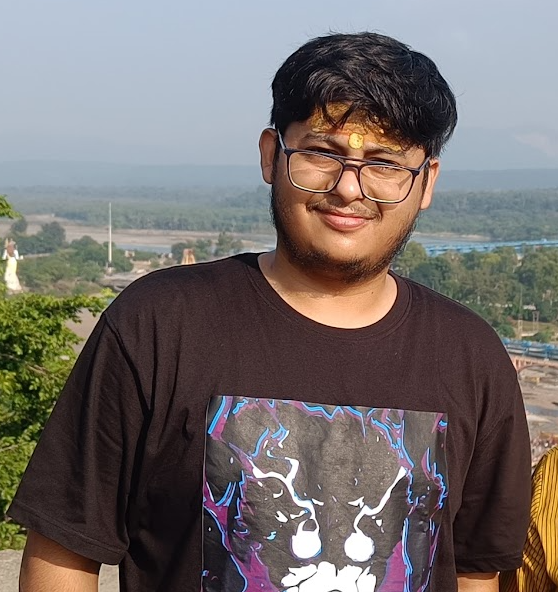
#> input picture backend/uploads/d22e72b0-fbf2-40b7-881a-324cadbf9d03/560d6762-6153-48f7-8f03-670729961668.png, 558 x 592 px, given in place of ., which was not available
$ python -i image_analyzer.py   (imports and definitions only)   (older library calls are emulated)
#> lines starting #> are read from the running program, lines starting #| are printed output that depends on the picture; pictures that were not available may be replaced by others from this repository, and a replacement may not be noted
import os
import cv2
import numpy as np
from PIL import Image
import requests
from typing import List, Dict, Tuple, Optional
import json
from datetime import datetime
import hashlib
import tempfile
from urllib.parse import urlparse

class ImageAnalyzer:
    def __init__(self):
        """Initialize the image analyzer"""
        # Image quality assessment parameters
        self.quality_weights = {
            'resolution': 0.3,
            'sharpness': 0.25,
            'brightness': 0.2,
            'contrast': 0.15,
            'noise': 0.1
        }

    def download_image_from_url(self, url: str) -> str:
        """Download image from URL and save to temporary file"""
        try:
            response = requests.get(url, timeout=30)
            response.raise_for_status()

            # Create temporary file
            temp_file = tempfile.NamedTemporaryFile(delete=False, suffix='.jpg')
            temp_file.write(response.content)
            temp_file.close()

            return temp_file.name
        except Exception as e:
            print(f"Error downloading image from {url}: {e}")
            raise

    def assess_image_quality(self, image_path: str) -> Dict[str, float]:
        """Assess image quality using multiple metrics"""
        try:
            # Load image
            image = cv2.imread(image_path)
            if image is None:
                return {'overall_score': 0.0}

            # Convert to grayscale for some calculations
            gray = cv2.cvtColor(image, cv2.COLOR_BGR2GRAY)

            # 1. Resolution score (normalized by typical photo resolution)
            height, width = image.shape[:2]
            resolution_score = min(1.0, (height * width) / (1920 * 1080))

            # 2. Sharpness score (using Laplacian variance)
            sharpness = cv2.Laplacian(gray, cv2.CV_64F).var()
            sharpness_score = min(1.0, sharpness / 500)  # Normalize

            # 3. Brightness score
            mean_brightness = np.mean(gray)
            brightness_score = 1.0 - abs(mean_brightness - 127) / 127

            # 4. Contrast score
            contrast = np.std(gray)
            contrast_score = min(1.0, contrast / 50)

            # 5. Noise assessment (using variance of differences)
            kernel = np.array([[-1, -1, -1], [-1, 8, -1], [-1, -1, -1]])
            noise = cv2.filter2D(gray, -1, kernel)
            noise_score = max(0.0, 1.0 - np.var(noise) / 1000)

            # Calculate weighted overall score
            overall_score = (
                self.quality_weights['resolution'] * resolution_score +
                self.quality_weights['sharpness'] * sharpness_score +
                self.quality_weights['brightness'] * brightness_score +
                self.quality_weights['contrast'] * contrast_score +
                self.quality_weights['noise'] * noise_score
            )

            return {
                'overall_score': overall_score,
                'resolution_score': resolution_score,
                'sharpness_score': sharpness_score,
                'brightness_score': brightness_score,
                'contrast_score': contrast_score,
                'noise_score': noise_score,
                'width': width,
                'height': height
            }

        except Exception as e:
            print(f"Error assessing quality for {image_path}: {e}")
            return {'overall_score': 0.0}

    def calculate_pixel_similarity(self, image_path1: str, image_path2: str, resize_to: tuple = (64, 64)) -> float:
        """Calculate pixel-by-pixel similarity between two images"""
        try:
            # Load images
            img1 = cv2.imread(image_path1)
            img2 = cv2.imread(image_path2)

            if img1 is None or img2 is None:
                return 0.0

            # Resize images to same size for comparison
            img1_resized = cv2.resize(img1, resize_to)
            img2_resized = cv2.resize(img2, resize_to)

            # Convert to grayscale for better comparison
            gray1 = cv2.cvtColor(img1_resized, cv2.COLOR_BGR2GRAY)
            gray2 = cv2.cvtColor(img2_resized, cv2.COLOR_BGR2GRAY)

            # Calculate Mean Squared Error (MSE)
            mse = np.mean((gray1.astype(float) - gray2.astype(float)) ** 2)

            # Convert MSE to similarity score (0-1)
            # Lower MSE = higher similarity
            max_mse = 255 ** 2  # Maximum possible MSE
            similarity = 1.0 - (mse / max_mse)

            return max(0.0, similarity)

        except Exception as e:
            print(f"Error calculating pixel similarity: {e}")
            return 0.0

    def group_similar_images_local(self, image_paths: List[str], similarity_threshold: float = 0.96) -> List[List[int]]:
        """Group similar images using pixel-by-pixel comparison"""
        try:
            print("Grouping images using pixel-by-pixel comparison...")

            if len(image_paths) < 2:
                return []

            # Initialize groups
            groups = []
            processed = set()

            # Compare each image with every other image
            for i in range(len(image_paths)):
                if i in processed:
                    continue

                # Start a new group with current image
                current_group = [i]
                processed.add(i)

                # Compare with all remaining images
                for j in range(i + 1, len(image_paths)):
                    if j in processed:
                        continue

                    try:
                        # Calculate pixel similarity
                        similarity = self.calculate_pixel_similarity(image_paths[i], image_paths[j])

                        if similarity >= similarity_threshold:
                            current_group.append(j)
                            processed.add(j)
                            print(f"Images {i} and {j} are {similarity:.2%} similar - grouped together")
                        else:
                            print(f"Images {i} and {j} are {similarity:.2%} similar - kept separate")

                    except Exception as e:
                        print(f"Error comparing images {i} and {j}: {e}")
                        continue

                # Add the group (even if it's just one image)
                groups.append(current_group)

            print(f"Pixel comparison created {len(groups)} groups")
            return groups

        except Exception as e:
            print(f"Error grouping local images: {e}")
            return []

    def analyze_images_local(self, image_paths: List[str]) -> Dict:
        """Complete image analysis pipeline for local files"""
        try:
            print(f"Starting analysis of {len(image_paths)} local images...")

            if not image_paths:
                return {
                    'error': 'No valid image paths found',
                    'groups': [],
                    'statistics': {}
                }

            # Group similar images
            groups = self.group_similar_images_local(image_paths)
#> in calculate_pixel_similarity, img1 is the input picture: shape (592, 558, 3); mean B, G, R 106.9, 108.9, 116.3
#> in calculate_pixel_similarity, `img1_resized = cv2.resize(img1, resize_to)`:
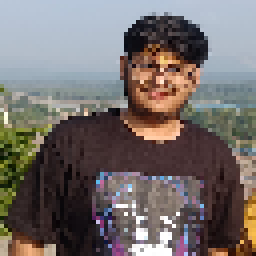
#> img1_resized: shape (64, 64, 3) (shown 4 times larger); mean B, G, R 106.6, 108.6, 116.1
#> in calculate_pixel_similarity, `gray1 = cv2.cvtColor(img1_resized, cv2.COLOR_BGR2GRAY)`:
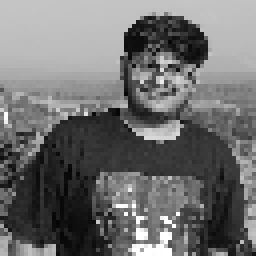
#> gray1: shape (64, 64) (shown 4 times larger); min 5, max 255, mean 110.6
#> in calculate_pixel_similarity, `mse = np.mean((gray1.astype(float) - gray2.astype(float)) ** 2)`: mse = 0
#> in calculate_pixel_similarity, `similarity = 1.0 - (mse / max_mse)`: similarity = 1
#| Images 0 and 1 are 100.00% similar - grouped together

            # Track which images have been processed
            processed_indices = set()

            # Analyze each group
            analyzed_groups = []
            total_duplicates = 0
            total_similar = 0
            estimated_space_saved = 0

            for group_idx, group_indices in enumerate(groups):
                group_paths = [image_paths[i] for i in group_indices]

                # Mark these indices as processed
                processed_indices.update(group_indices)

                # Assess quality of each image in the group
                quality_scores = []
                for i, image_path in enumerate(group_paths):
                    try:
                        quality = self.assess_image_quality(image_path)
#> in assess_image_quality, `gray = cv2.cvtColor(image, cv2.COLOR_BGR2GRAY)`:
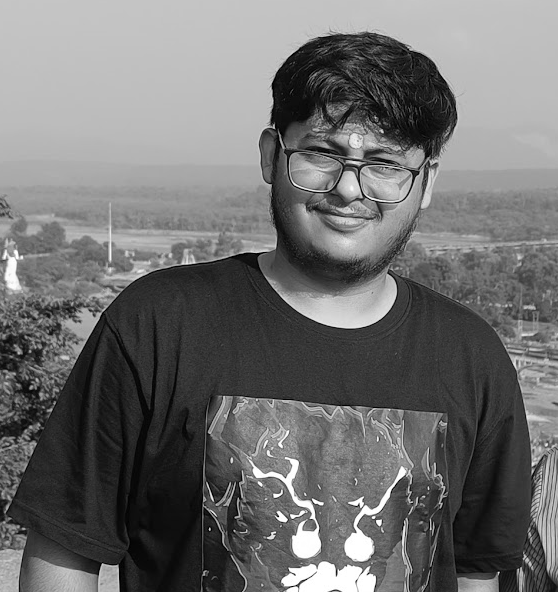
#> gray: shape (592, 558); min 0, max 255, mean 110.9
#> in assess_image_quality, `sharpness = cv2.Laplacian(gray, cv2.CV_64F).var()`: sharpness = 1484.2
#> in assess_image_quality, `sharpness_score = min(1.0, sharpness / 500)`: sharpness_score = 1
#> in assess_image_quality, `mean_brightness = np.mean(gray)`: mean_brightness = 110.9
#> in assess_image_quality, `brightness_score = 1.0 - abs(mean_brightness - 127) / 127`: brightness_score = 0.873
#> in assess_image_quality, `contrast = np.std(gray)`: contrast = 64.82
#> in assess_image_quality, `contrast_score = min(1.0, contrast / 50)`: contrast_score = 1
#> in assess_image_quality, `noise = cv2.filter2D(gray, -1, kernel)`:
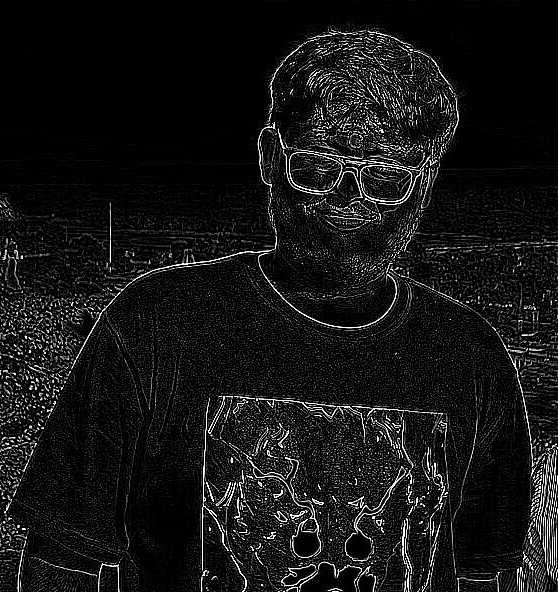
#> noise: shape (592, 558); min 0, max 255, mean 20.7
#> in assess_image_quality, `noise_score = max(0.0, 1.0 - np.var(noise) / 1000)`: noise_score = 0
#> in assess_image_quality, `overall_score = ( self.quality_weights['resolution'] * resolution_scor..`: overall_score = 0.622
                        file_size = os.path.getsize(image_path)

                        quality_scores.append({
                            'path': image_path,
                            'filename': os.path.basename(image_path),
                            'quality': quality,
                            'file_size': file_size
                        })
                    except Exception as e:
                        print(f"Error processing image {image_path}: {e}")
                        continue

                if not quality_scores:
                    continue

                # Sort by quality score
                quality_scores.sort(key=lambda x: x['quality']['overall_score'], reverse=True)

                # Determine group type
                if len(quality_scores) == 2 and quality_scores[0]['quality']['overall_score'] - quality_scores[1]['quality']['overall_score'] < 0.1:
                    group_type = 'duplicate'
                    total_duplicates += len(quality_scores) - 1
                else:
                    group_type = 'similar'
                    total_similar += len(quality_scores) - 1

                # Calculate space that could be saved
                best_image = quality_scores[0]
                for other_image in quality_scores[1:]:
                    estimated_space_saved += other_image['file_size']

                analyzed_group = {
                    'id': f'group_{group_idx}',
                    'type': group_type,
                    'images': quality_scores,
                    'best_image': best_image,
                    'count': len(quality_scores),
                    'similarity_score': 0.90  # Placeholder, could be calculated from features
                }

                analyzed_groups.append(analyzed_group)

            # Add individual images that weren't grouped (unique images)
            for i, image_path in enumerate(image_paths):
                if i not in processed_indices:
                    try:
                        quality = self.assess_image_quality(image_path)
                        file_size = os.path.getsize(image_path)

                        quality_score = {
                            'path': image_path,
                            'filename': os.path.basename(image_path),
                            'quality': quality,
                            'file_size': file_size
                        }

                        analyzed_group = {
                            'id': f'group_{len(analyzed_groups)}',
                            'type': 'unique',
                            'images': [quality_score],
                            'best_image': quality_score,
                            'count': 1,
                            'similarity_score': 1.0  # Unique image
                        }

                        analyzed_groups.append(analyzed_group)

                    except Exception as e:
                        print(f"Error processing unique image {image_path}: {e}")
                        continue

            # Sort groups by number of images in descending order (largest groups first)
            analyzed_groups.sort(key=lambda x: x['count'], reverse=True)

            # Reassign group IDs to maintain order
            for i, group in enumerate(analyzed_groups):
                group['id'] = f'group_{i}'

            # Calculate statistics
            statistics = {
                'total_images': len(image_paths),
                'total_groups': len(analyzed_groups),
                'duplicate_count': total_duplicates,
                'similar_count': total_similar,
                'unique_count': len(analyzed_groups) - total_duplicates - total_similar,
                'estimated_space_saved_bytes': estimated_space_saved,
                'estimated_space_saved_mb': estimated_space_saved / (1024 * 1024)
            }

            return {
                'groups': analyzed_groups,
                'statistics': statistics,
                'success': True
            }

        except Exception as e:
            print(f"Error in local image analysis: {e}")
            return {
                'error': str(e),
                'groups': [],
                'statistics': {}
            }

    def analyze_images(self, image_paths: List[str]) -> Dict:
        """Main entry point for image analysis"""
        return self.analyze_images_local(image_paths)

>>> result = ImageAnalyzer().analyze_images_local('../uploads/d22e72b0-fbf2-40b7-881a-324cadbf9d03/560d6762-6153-48f7-8f03-670729961668.png')
